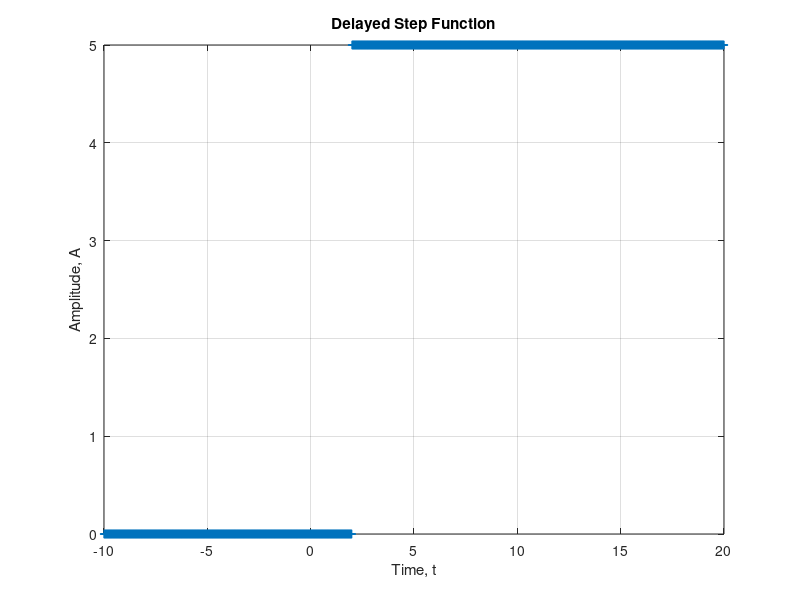

The MATLAB script that drew this image:
t = -10:0.01:20;
y = [zeros(1, length(-10:0.01:2-0.01))...
    5 * ones(1, length(2:0.01:20))];
plot (t,y,'+');
grid on 
xlabel ('Time, t')
ylabel ('Amplitude, A')
title ('Delayed Step Function')
